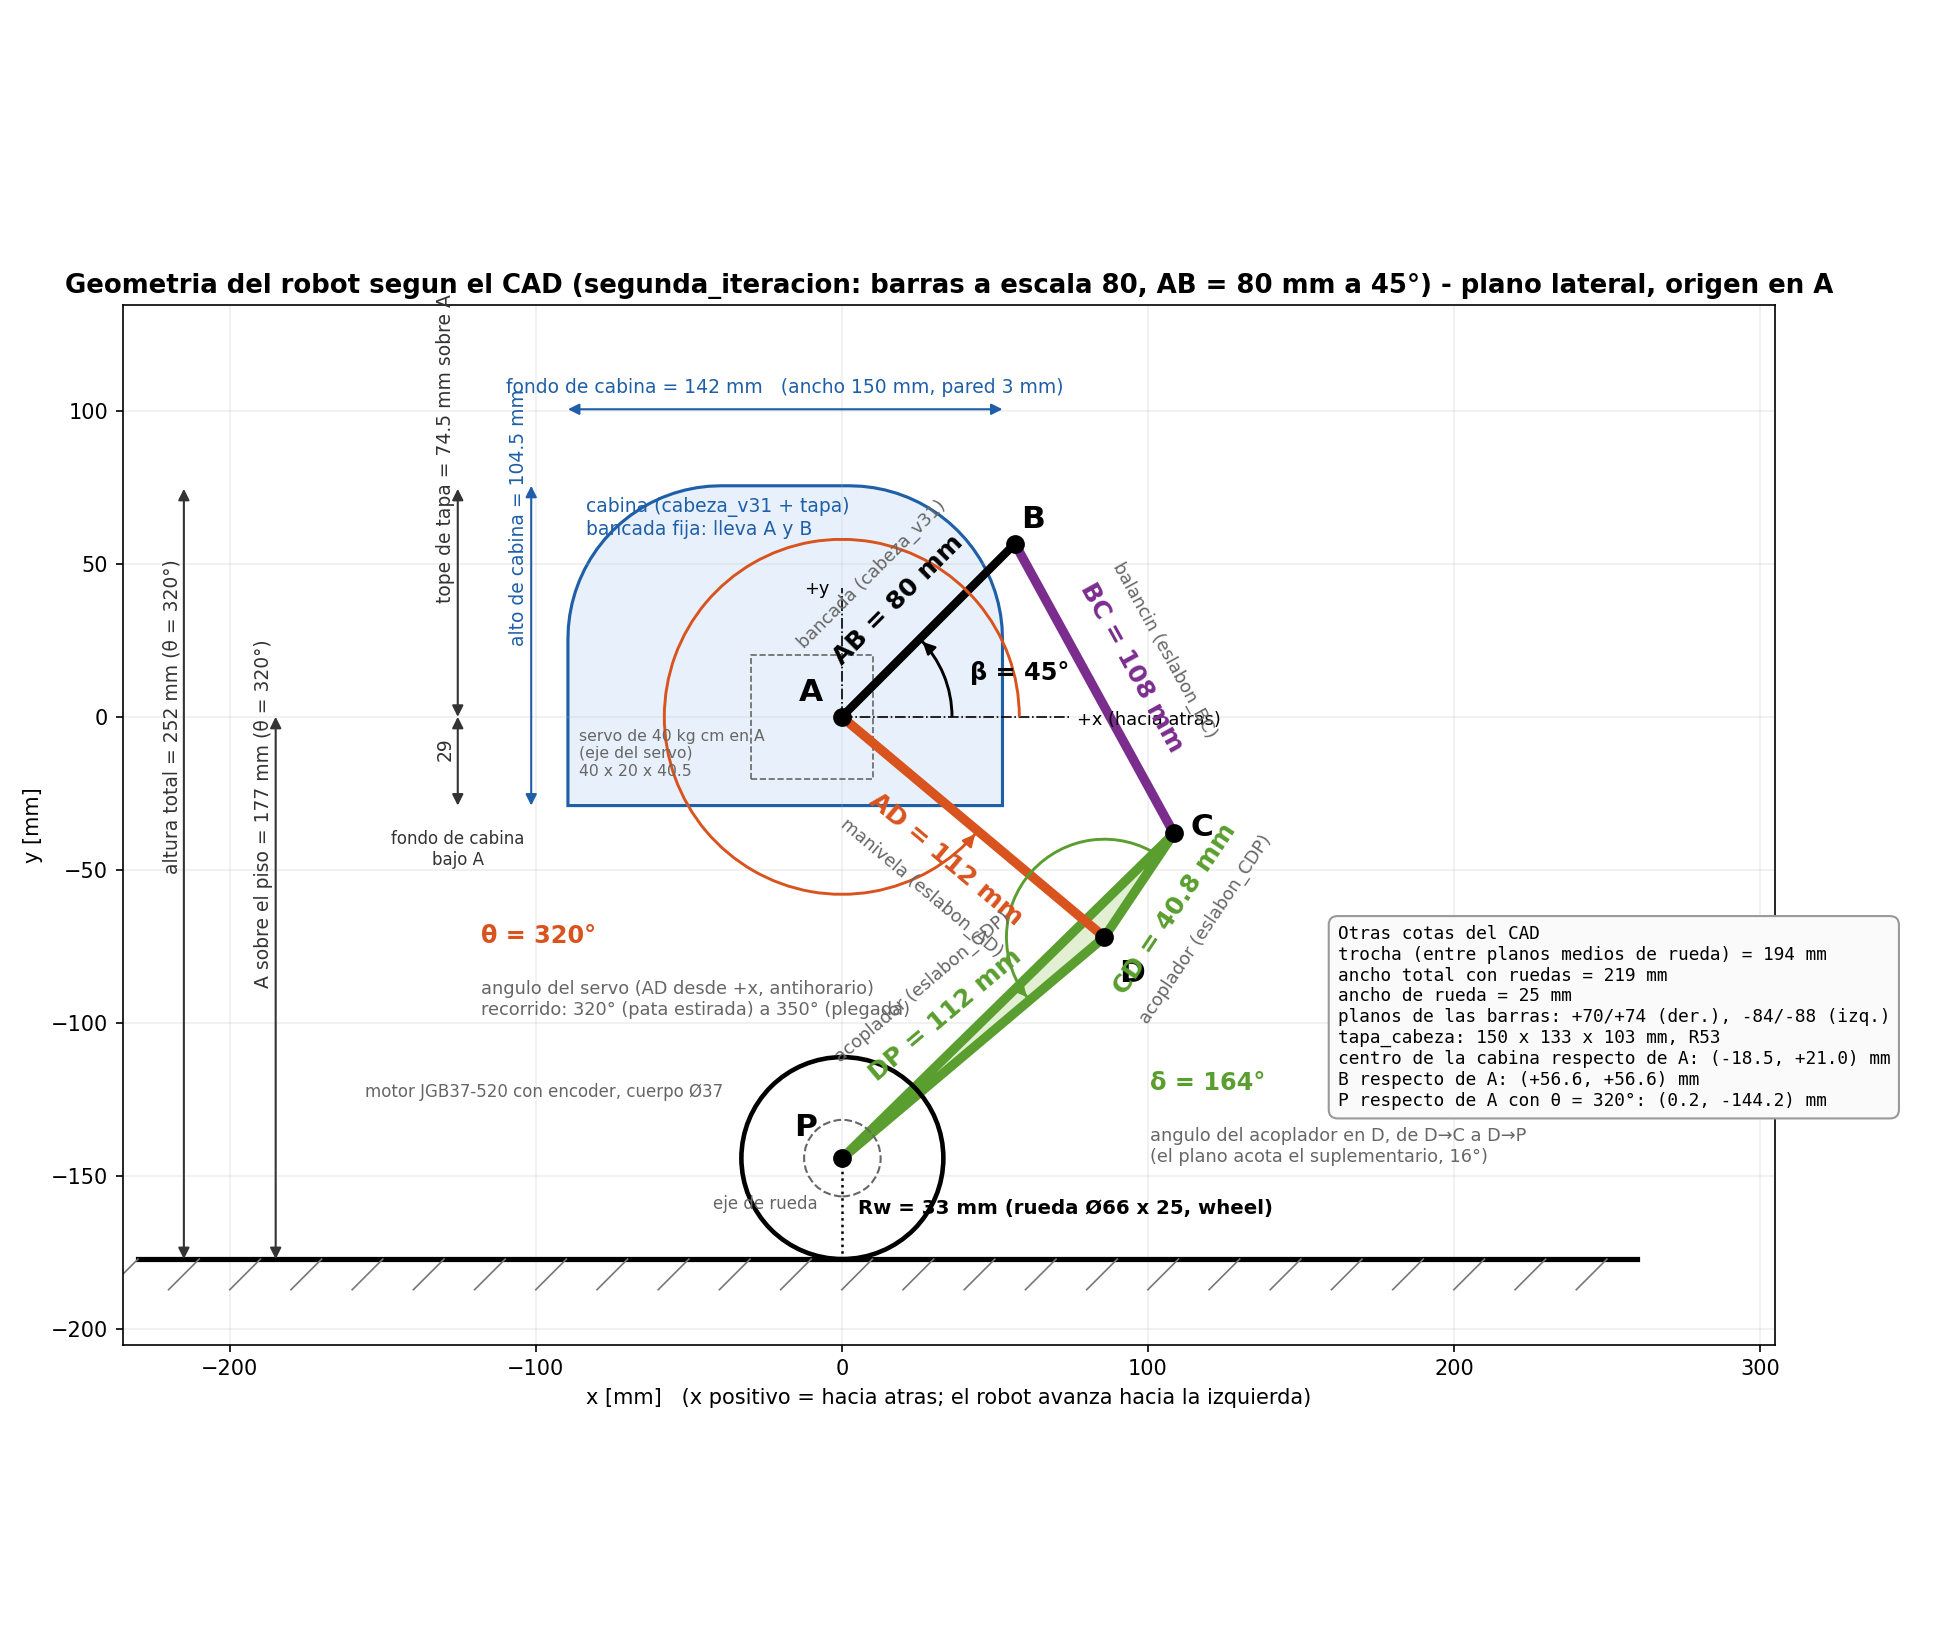

Write Python code to recreate this figure.
"""Dibuja la geometria del robot (plano lateral) con el nombre y el valor de cada cota, segun el CAD
diseno_mecanico/segunda_iteracion (barras a escala 80, bancada AB = 80 mm a 45 grados). Genera geometria_robot.png.
   python geometria_robot.py
"""
import math, os
import matplotlib
matplotlib.use("Agg")
import matplotlib.pyplot as plt
from matplotlib.patches import Circle, Polygon, FancyArrowPatch, Arc

# ----------------------------- valores del CAD (mm, grados) -----------------------------
AB, beta = 80.0, 45.0      # bancada A-B en la cabina y su angulo desde +x (cabeza_v31: la intencion es 80 a 45; el STEP tiene 77.9 a 46.6)
AD, BC, CD, DP = 112.0, 108.0, 40.8, 112.0   # eslabon_AD_v2, eslabon_BC, eslabon_CDP_v2 (escala 80, STEP del 14/9)
delta = 164.0              # angulo en D, de D->C a D->P (eslabon_CDP)
theta = 320.0              # angulo del servo en el dibujo: 320 = pata estirada (recorrido 320..350)
Rw = 33.0                  # radio de rueda (wheel, diametro 66)
ancho_rueda, trocha = 25.0, 194.0
cab_fondo, cab_ancho, cab_alto, cab_pared = 142.0, 150.0, 104.5, 3.0   # cabeza_v31
cab_cx, cab_bajo_A = -18.5, 29.0                                        # centro de la cabina y fondo bajo A
tapa_sobre_A = 74.5
motor = "JGB37-520 con encoder, cuerpo Ø37"
servo = "DS3225MG, 40 x 20 x 40.5"

# ----------------------------- cinematica: posiciones de los nudos -----------------------------
r = math.radians
A = (0.0, 0.0)
B = (AB * math.cos(r(beta)), AB * math.sin(r(beta)))
D = (AD * math.cos(r(theta)), AD * math.sin(r(theta)))
# C: interseccion de los circulos (B, BC) y (D, CD); rama como esta armado el CAD
dx, dy = D[0] - B[0], D[1] - B[1]
d = math.hypot(dx, dy)
a = (BC**2 - CD**2 + d**2) / (2 * d)
h = math.sqrt(BC**2 - a**2)
M = (B[0] + a * dx / d, B[1] + a * dy / d)
C = (M[0] - h * dy / d, M[1] + h * dx / d)
ang_DC = math.atan2(C[1] - D[1], C[0] - D[0])
P = (D[0] + DP * math.cos(ang_DC + r(delta)), D[1] + DP * math.sin(ang_DC + r(delta)))
y_piso = P[1] - Rw

# ----------------------------- dibujo -----------------------------
fig, ax = plt.subplots(figsize=(13, 11), dpi=150)
ax.set_aspect("equal")
ax.set_facecolor("white")
gris = "#666666"

# piso
ax.plot([-230, 260], [y_piso, y_piso], color="k", lw=2.5)
for x in range(-230, 261, 20):
    ax.plot([x, x - 10], [y_piso, y_piso - 10], color="#777777", lw=0.8)

# cabina: perfil con esquinas superiores redondeadas R50
x1, x2 = cab_cx - cab_fondo / 2, cab_cx + cab_fondo / 2
y1, y2 = -cab_bajo_A, -cab_bajo_A + cab_alto
R = 50.0
pts = [(x1, y1), (x2, y1)]
pts += [(x2 - R + R * math.cos(t), y2 - R + R * math.sin(t)) for t in [i * math.pi / 40 for i in range(0, 21)]]
pts += [(x1 + R + R * math.cos(t), y2 - R + R * math.sin(t)) for t in [math.pi / 2 + i * math.pi / 40 for i in range(0, 21)]]
ax.add_patch(Polygon(pts, closed=True, facecolor="#e8f1fb", edgecolor="#1f5fa8", lw=1.5, zorder=1))
ax.text(x1 + 6, y2 - 16, "cabina (cabeza_v31 + tapa)\nbancada fija: lleva A y B", color="#1f5fa8", fontsize=9, zorder=5)

# barras
azul, naranja, violeta, verde = "black", "#d9531e", "#7b2d8e", "#5a9e2f"
ax.plot([A[0], B[0]], [A[1], B[1]], color=azul, lw=4, solid_capstyle="round", zorder=3)
ax.plot([A[0], D[0]], [A[1], D[1]], color=naranja, lw=4.5, solid_capstyle="round", zorder=3)
ax.plot([B[0], C[0]], [B[1], C[1]], color=violeta, lw=4.5, solid_capstyle="round", zorder=3)
ax.add_patch(Polygon([D, C, P], closed=True, facecolor="#e2efd2", edgecolor=verde, lw=4.5, joinstyle="round", zorder=2))
# rueda y motor
ax.add_patch(Circle(P, Rw, fill=False, color="k", lw=2.2, zorder=3))
ax.add_patch(Circle(P, 12.5, fill=False, color=gris, lw=1, ls="--", zorder=3))
# nudos
for name, pt, off in [("A", A, (-10, 8)), ("B", B, (6, 8)), ("C", C, (9, 2)), ("D", D, (9, -12)), ("P", P, (-12, 10))]:
    ax.plot(pt[0], pt[1], "o", color="k", ms=8, zorder=6)
    ax.text(pt[0] + off[0], pt[1] + off[1], name, fontsize=15, fontweight="bold", ha="center", va="center", zorder=6)
ax.text(P[0] - 8, P[1] - 12, "eje de rueda", fontsize=8, color=gris, ha="right", va="top")


def etiqueta(p, q, txt, sub, color, lado):
    """texto a lo largo de la barra p->q; lado=+1 a la izquierda del sentido p->q"""
    mx, my = (p[0] + q[0]) / 2, (p[1] + q[1]) / 2
    vx, vy = q[0] - p[0], q[1] - p[1]
    L = math.hypot(vx, vy)
    nx, ny = -vy / L, vx / L
    ang = math.degrees(math.atan2(vy, vx))
    if ang > 90 or ang < -90:
        ang += 180
    d1, d2 = (14, 26) if lado > 0 else (-14, -26)
    ax.text(mx + d1 * nx, my + d1 * ny, txt, rotation=ang, rotation_mode="anchor", ha="center", va="center",
            fontsize=12, fontweight="bold", color=color, zorder=7)
    ax.text(mx + d2 * nx, my + d2 * ny, sub, rotation=ang, rotation_mode="anchor", ha="center", va="center",
            fontsize=8.5, color=gris, zorder=7)


etiqueta(A, B, f"AB = {AB:g} mm", "bancada (cabeza_v31)", azul, +1)
etiqueta(A, D, f"AD = {AD:g} mm", "manivela (eslabon_AD)", naranja, -1)
etiqueta(B, C, f"BC = {BC:g} mm", "balancin (eslabon_BC)", violeta, +1)
etiqueta(D, C, f"CD = {CD:g} mm", "acoplador (eslabon_CDP)", verde, -1)
etiqueta(D, P, f"DP = {DP:g} mm", "acoplador (eslabon_CDP)", verde, -1)


def arco(c, rad, a1, a2, color, txt, tpos):
    ax.add_patch(Arc(c, 2 * rad, 2 * rad, angle=0, theta1=a1, theta2=a2, color=color, lw=1.4, zorder=4))
    e = (c[0] + rad * math.cos(r(a2)), c[1] + rad * math.sin(r(a2)))
    t = (-math.sin(r(a2)), math.cos(r(a2)))
    ax.add_patch(FancyArrowPatch((e[0] - 6 * t[0], e[1] - 6 * t[1]), e, arrowstyle="-|>", mutation_scale=12, color=color, lw=1.2, zorder=4))
    ax.text(tpos[0], tpos[1], txt, fontsize=11.5, fontweight="bold", color=color, zorder=7)


# angulos
ax.plot([A[0], A[0] + 75], [A[1], A[1]], color="k", lw=0.8, ls="-.")
ax.text(A[0] + 77, A[1] - 1, "+x (hacia atras)", fontsize=8.5, va="center")
ax.plot([A[0], A[0]], [A[1], A[1] + 42], color="k", lw=0.8, ls="-.")
ax.text(A[0] - 4, A[1] + 40, "+y", fontsize=8.5, ha="right")
arco(A, 36, 0, beta, "k", f"β = {beta:g}°", (A[0] + 42, A[1] + 12))
arco(A, 58, 0, theta, naranja, f"θ = {theta:g}°", (A[0] - 118, A[1] - 74))
ax.text(A[0] - 118, A[1] - 86, "angulo del servo (AD desde +x, antihorario)\nrecorrido: 320° (pata estirada) a 350° (plegada)",
        fontsize=8.5, color=gris, va="top")
a_dp = math.degrees(ang_DC + r(delta))
arco(D, 32, math.degrees(ang_DC), a_dp, verde, f"δ = {delta:g}°", (D[0] + 15, D[1] - 50))
ax.text(D[0] + 15, D[1] - 62, "angulo del acoplador en D, de D→C a D→P\n(el plano acota el suplementario, 16°)", fontsize=8.5, color=gris, va="top")

# rueda
ax.plot([P[0], P[0]], [P[1], P[1] - Rw], color="k", lw=1.2, ls=":")
ax.text(P[0] + 5, P[1] - Rw / 2, f"Rw = {Rw:g} mm (rueda Ø{2*Rw:g} x {ancho_rueda:g}, wheel)", fontsize=9.5, fontweight="bold", va="center")
ax.text(P[0] - Rw - 6, P[1] + 20, f"motor {motor}", fontsize=8, color=gris, ha="right")


def cota(p, q, txt, color, vertical):
    ax.add_patch(FancyArrowPatch(p, q, arrowstyle="<|-|>", mutation_scale=11, color=color, lw=1.0, shrinkA=0, shrinkB=0, zorder=4))
    mx, my = (p[0] + q[0]) / 2, (p[1] + q[1]) / 2
    if vertical:
        ax.text(mx - 4, my, txt, rotation=90, ha="center", va="bottom", fontsize=9, color=color, zorder=7)
    else:
        ax.text(mx, my + 4, txt, ha="center", va="bottom", fontsize=9, color=color, zorder=7)


azulc = "#1f5fa8"
cota((x1 - 12, y1), (x1 - 12, y2), f"alto de cabina = {cab_alto:g} mm", azulc, True)
cota((x1, y2 + 25), (x2, y2 + 25), f"fondo de cabina = {cab_fondo:g} mm   (ancho {cab_ancho:g} mm, pared {cab_pared:g} mm)", azulc, False)
cota((x1 - 36, y1), (x1 - 36, 0), f"{cab_bajo_A:g}", "#333333", True)
ax.text(x1 - 36, y1 - 8, "fondo de cabina\nbajo A", fontsize=8, color="#333333", ha="center", va="top")
cota((x1 - 36, 0), (x1 - 36, tapa_sobre_A), f"tope de tapa = {tapa_sobre_A:g} mm sobre A", "#333333", True)
cota((-185, y_piso), (-185, 0), f"A sobre el piso = {-y_piso:.0f} mm (θ = {theta:g}°)", "#333333", True)
cota((-215, y_piso), (-215, tapa_sobre_A), f"altura total = {tapa_sobre_A - y_piso:.0f} mm (θ = {theta:g}°)", "#333333", True)

# servo en A
ax.add_patch(plt.Rectangle((-9.7 - 20, -20.25), 40, 40.5, fill=False, color=gris, ls="--", lw=0.8, zorder=2))
ax.text(-86, -4, "servo de 40 kg cm en A\n(eje del servo)\n40 x 20 x 40.5", fontsize=7.5, color=gris, ha="left", va="top", zorder=5)

# recuadro con el resto de las cotas del CAD
texto = (
    "Otras cotas del CAD\n"
    f"trocha (entre planos medios de rueda) = {trocha:g} mm\n"
    f"ancho total con ruedas = {trocha + ancho_rueda:g} mm\n"
    f"ancho de rueda = {ancho_rueda:g} mm\n"
    "planos de las barras: +70/+74 (der.), -84/-88 (izq.)\n"
    "tapa_cabeza: 150 x 133 x 103 mm, R53\n"
    "centro de la cabina respecto de A: (-18.5, +21.0) mm\n"
    f"B respecto de A: ({B[0]:+.1f}, {B[1]:+.1f}) mm\n"
    f"P respecto de A con θ = {theta:g}°: ({P[0]:.1f}, {P[1]:.1f}) mm"
)
ax.text(162, -68, texto, fontsize=8.5, va="top", ha="left", family="monospace",
        bbox=dict(boxstyle="round,pad=0.5", facecolor="#fafafa", edgecolor="#999999"))

ax.set_xlim(-235, 305)
ax.set_ylim(y_piso - 28, tapa_sobre_A + 60)
ax.set_xlabel("x [mm]   (x positivo = hacia atras; el robot avanza hacia la izquierda)")
ax.set_ylabel("y [mm]")
ax.set_title("Geometria del robot segun el CAD (segunda_iteracion: barras a escala 80, AB = 80 mm a 45°) - plano lateral, origen en A",
             fontsize=12.5, fontweight="bold")
ax.grid(True, alpha=0.2)
fig.tight_layout()
salida = os.path.join(os.path.dirname(os.path.abspath(__file__)), "geometria_robot.png")
fig.savefig(salida, dpi=150)
print("guardado", salida)
